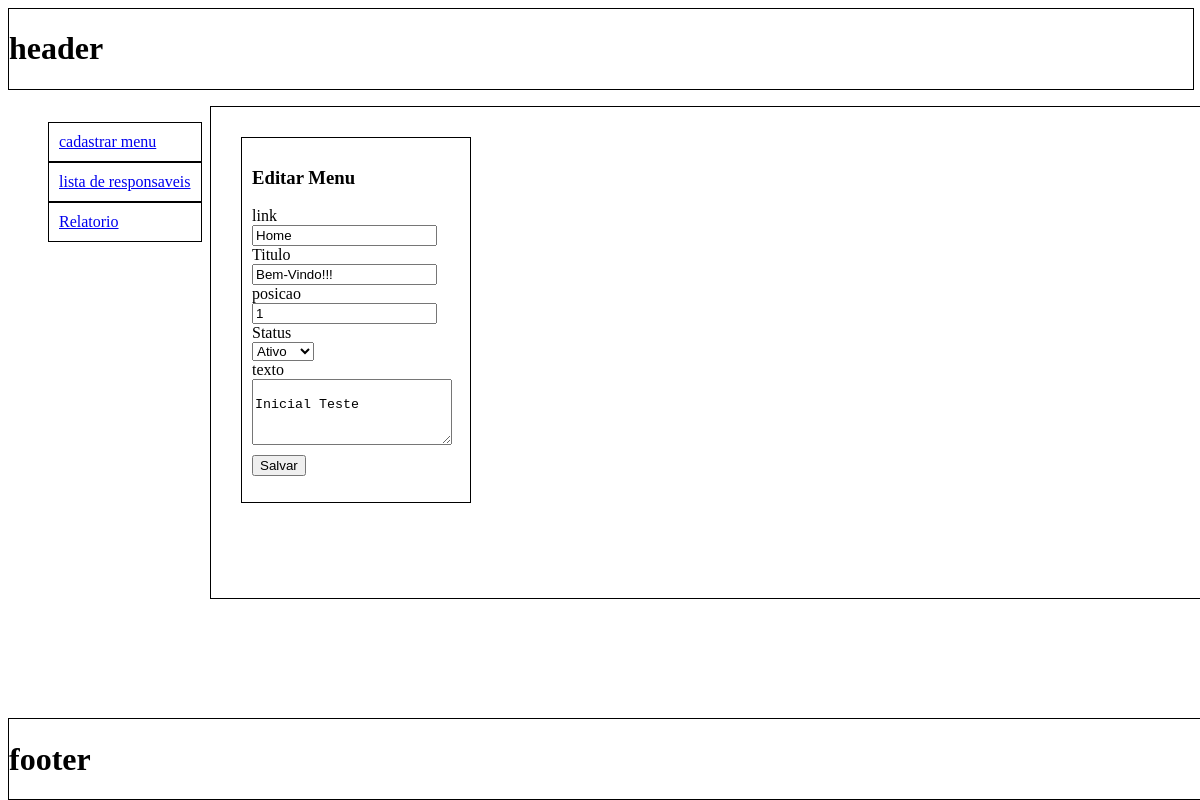
The page /admin/html/layout.php?page=edit_menu&id=1 on the database its author committed.
### tables this page shows
CREATE TABLE `Pagina` (
  `Id` int(11) NOT NULL AUTO_INCREMENT,
  `Link` varchar(30) NOT NULL,
  `Titulo` varchar(50) NOT NULL,
  `Corpo` varchar(500) NOT NULL,
  `Ativo` bit(1) NOT NULL DEFAULT b'1',
  `DataHoraUpdate` datetime NOT NULL,
  `Posicao` int(11) NOT NULL,
  PRIMARY KEY (`Id`),
  UNIQUE KEY `Link_UNIQUE` (`Link`)
);

### admin/libs/conexao/db.php (called while the page is built)
<?php
function ConexaoBD($host, $user, $pass, $banco, $sql)
{
	if (strlen($host) == 0 || $host == "*" || !is_string($host)) {
		die("Por favor informar o host");
	}
	elseif (strlen($user) == 0 || $user == "*" || !is_string($user)) {
		die("Por favor informar o usuario");
	}
	elseif (strlen($pass) == 0 || $pass == "*" || !is_string($pass)) {
		die("Por favor informar o password");
	}
	elseif (strlen($banco) == 0 || $banco == "*" || !is_string($banco)) {
		die("Por favor informar o banco de dados");
	}
	elseif (strlen($sql) == 0 || $sql == "*" || !is_string($sql)) {
		die("Por favor informar a sql");
	}
	else{
		$conexao = mysqli_connect($host, $user, $pass, $banco) or die(mysqli_error());
		if (!$resultado = mysqli_query($conexao, $sql)) {
			printf("<br>MYSQL Errormessage: %s\n", mysqli_error($conexao));
		}
		return $resultado;
	}
}

### admin/libs/crud/editMenu.php (called while the page is built, shortened)
<?php
require_once('/var/www/12HD/admin/libs/conexao/db.php');
function EditaMenu($id)
{
	$sql = "SELECT * FROM Pagina WHERE Id='$id'";
	$funcao = ConexaoBD("localhost", "root", "123456", "MelhorIdadeSA", $sql);
	if (mysqli_num_rows($funcao) > 0) {
		return $funcao;
	} else {
	    echo "0 Resultado";
	}
}

### admin/html/pages/edit_menu.php (the view, shortened to what this page needs)
<?php
require $_SERVER["DOCUMENT_ROOT"]."/12HD/admin/libs/crud/editMenu.php";
$id = $_GET['id'];
$row = EditaMenu($id);
?>
<div class="content">
	<div class="new">
		<h3>Editar Menu</h3>
		<form id="form-menu" action="../libs/validacao/editMenu.php?id=<?php echo $id;?>" method="post">
			<?php foreach($row as $valor):?>
			<span>link</span><br>
			<input type="text" name="link" value="<?php echo $valor['Link'];?>"><br>
			<span>Titulo</span><br>
			<input type="text" name="titulo" value="<?php echo $valor['Titulo'];?>"><br>
			<span>posicao</span><br>
			<input type="number" name="posicao" value="<?php echo $valor['Posicao'];?>"><br>
			<span>Status</span><br>
			<?php
				if ($valor['Ativo'] == 1) {
					$selecaoAtivo = "selected='selected'";
				}
				else{
					$selecaoInativo = "selected='selected'";
					$selecaoAtivo = "";
				}
			?>
			<select name="ativo">
				<option value="1" <?php echo $selecaoAtivo;?>>Ativo</option>
			</select>
			<br>
			<span>texto</span><br>
			<textarea rows="4" cols="50" name="corpo">
				<?php echo $valor['Corpo'];?>
			</textarea>
			<?php endforeach;?>
			<input type="submit" name="salvar" value="Salvar"><br>
		</form>
	</div>
</div>

### admin/html/css/admin.css (style rules this page uses)
.content { width: 80%; border: 1px solid; left: 202px; position: relative; margin-top: 16px; height: 55%; padding: 30px; }
.new { width: 208px; position: absolute; padding: 10px; border: 1px solid; }
input[type="submit"] { margin-top: 10px; }
textarea { width: 200px; }

### rows shown on the page
pagina: link "Home", titulo "Bem-Vindo!!!", posicao "1", corpo "Inicial Teste"
